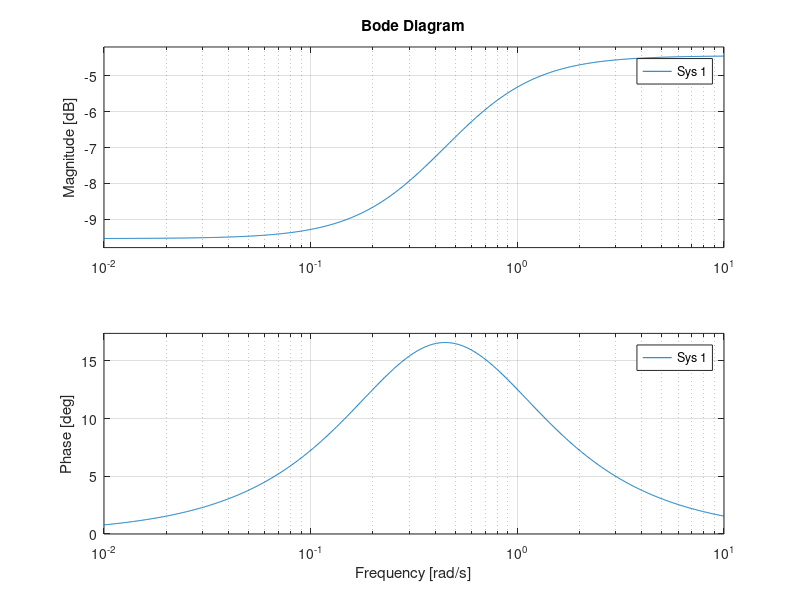
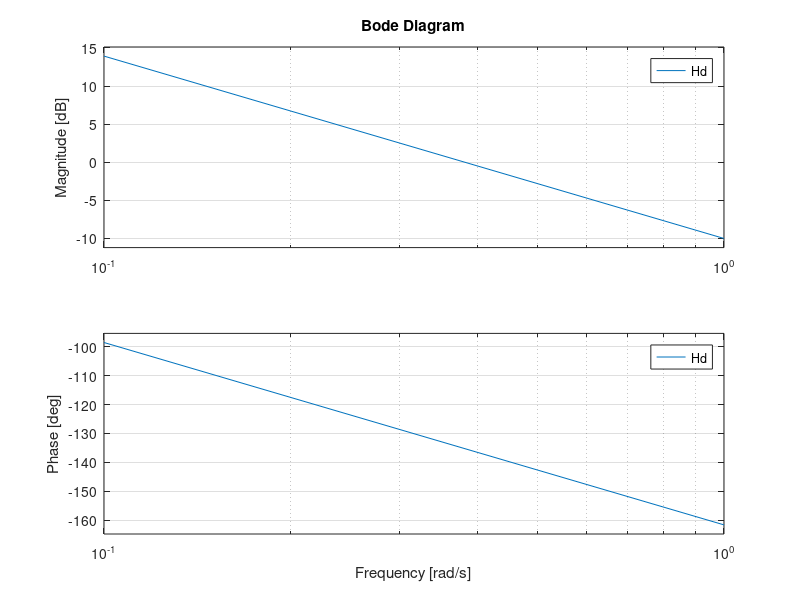
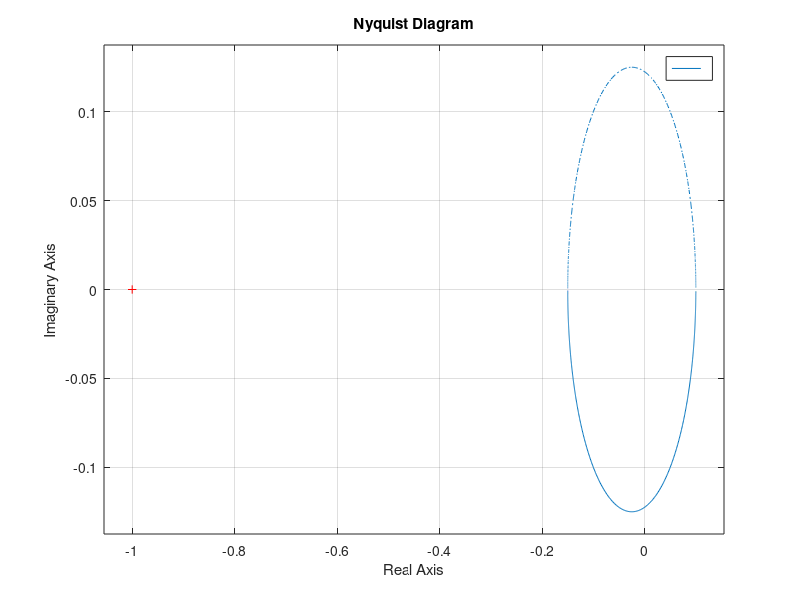

The MATLAB script that drew these images, in order: (Note: this script raises an error after producing the figures.)
zeta = 0.5;
H = tf(1, [1 1*zeta*2 1])

nyquist(H)

%%

H = tf(1/2*[3 1], [1 1]);

bode(feedback(H,1))
figure,
nyquist(H)

%%

k=[1, 3.16]; Hd=tf(1,conv([1 1 0],[1 2]));

bode(Hd, [0.1 1])
figure,
nichols(Hd)

%%

k = 0.1;

H = tf([1 600], [1 -400]);

nyquist(k*H)

%% 

k = 1;

H = tf(2, [0.5 1], 'iodelay', 0.13);

bode(k*H)

%%

k = 1;

H = tf(8, [1 5 0]);

nyquist(k*H);

%%

H = tf(10, [5 1 0], 'iodelay', 1);

bode(H)

%%

H = tf(18, conv([1 0],[1 3 9]));

bode(H)
figure,
nyquist(H)
